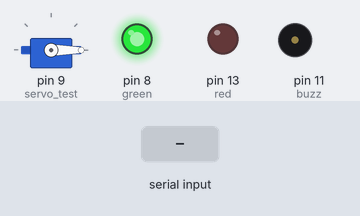
This sketch was run on a simulated Arduino Uno, built with avr-gcc and run on an emulated ATmega328P. Shown: servo, output pins drawn as LEDs (lit = HIGH), buzzer (waves = sounding). The test bench sets the inputs (shaded band).

Above: at 1.2 s.
1.3 s: "B" received over Serial
At 1.45 s:
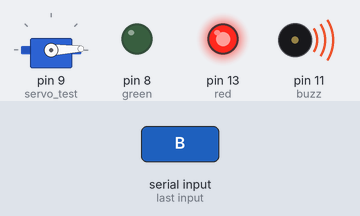
At 2.06 s:
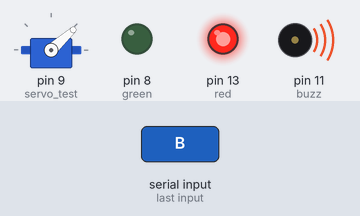
4.3 s: "A" received over Serial
At 4.47 s:
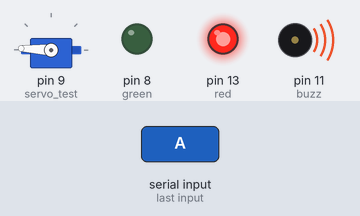
Timing chart, 0 to 8.7 s (numbered marks = the images above; inputs shaded):
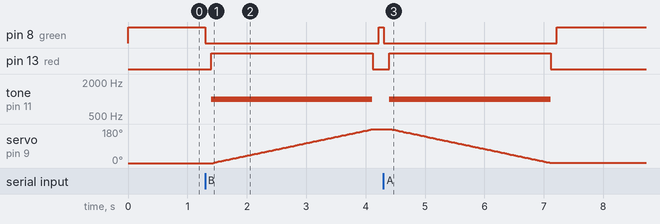

Measured:
- after the input at 1.3 s, pin 8 (green): HIGH → LOW at once, → HIGH 2.9 s later; pin 13 (red): LOW → HIGH after 0.10 s, → LOW 2.7 s later; tone on pin 11 (buzz): silent → 1000 Hz after 0.10 s, → silent 2.7 s later; servo on pin 9 (servo_test): moves from 0° to 179° over 2.7 s, starting after 0.13 s
- after the input at 4.3 s, pin 8 (green): HIGH → LOW at once, → HIGH 2.9 s later; pin 13 (red): LOW → HIGH after 0.10 s, → LOW 2.7 s later; tone on pin 11 (buzz): silent → 1000 Hz after 0.10 s, → silent 2.7 s later; servo on pin 9 (servo_test): moves from 179° to 1° over 2.7 s, starting after 0.15 s

The sketch:

road_servo.ino
```cpp
#include <Servo.h>             //Servo library

Servo servo_test;        //initialize a servo object for the connected servo

int angle;
int buzz = 11;
int motor = 9;
int red = 13;
int green = 8;
int road_area;
int road_input;
float time_now;

void setup() {
  Serial.begin(9600); //initialize serial COM at 9600 baudrate
  pinMode(red, OUTPUT); //make the LED pin (13) as output
  pinMode(green, OUTPUT); //make the LED pin (13) as output
  pinMode(buzz,OUTPUT); //buzzer pin
  digitalWrite(red, LOW);
  digitalWrite(green,HIGH);
  //Serial.println("Divider movement (Y/N)?");

   servo_test.attach(9);      // attach the signal pin of servo to pin9 of arduino
   servo_test.write(0);
}

void loop() {
if (Serial.available()>0){
  road_area = Serial.read();
  //Serial.println(road_area);
      if(road_area=='A')
      {


      if (angle!=0)
      {
        digitalWrite(green,LOW);
        delay(100);
        digitalWrite(red,HIGH);
        tone(buzz,1000);
        //digitalWrite(buzz,HIGH);
        for(angle = 180; angle>=1; angle-=1)     // command to move from 180 degrees to 0 degrees
        {
          servo_test.write(angle);              //command to rotate the servo to the specified angle
          delay(15);
        }

        noTone(buzz);
        delay(5);
        digitalWrite(red,LOW);
        delay(100);
        digitalWrite(green,HIGH);
      }

      }

      if(road_area=='B')
      {

      if (angle!=180)
      {
          digitalWrite(green,LOW);
          delay(100);
          digitalWrite(red,HIGH);
          tone(buzz,1000);
          //digitalWrite(buzz,HIGH);
          for(angle = 0; angle < 180; angle += 1)    // command to move from 0 degrees to 180 degrees
          {
              servo_test.write(angle);                 //command to rotate the servo to the specified angle
              delay(15);
          }
          noTone(buzz);
          delay(5);
          digitalWrite(red,LOW);
          delay(100);
          digitalWrite(green,HIGH);
      }
      }
//delay(1000);
}
}
```
